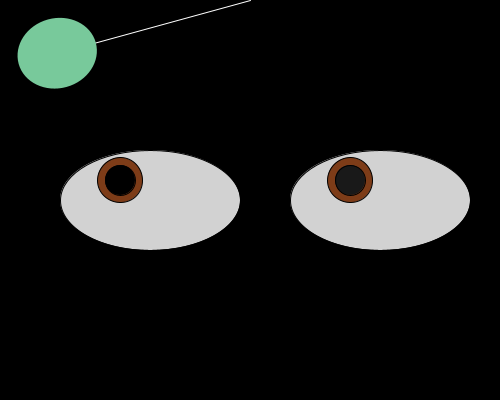
Frame 1 (no input)
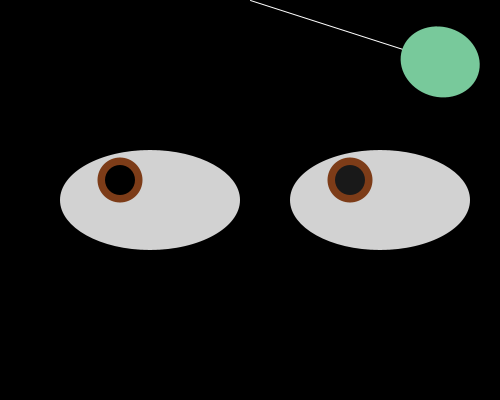
Frame 60 (the mouse pressed at the canvas centre just before this capture)
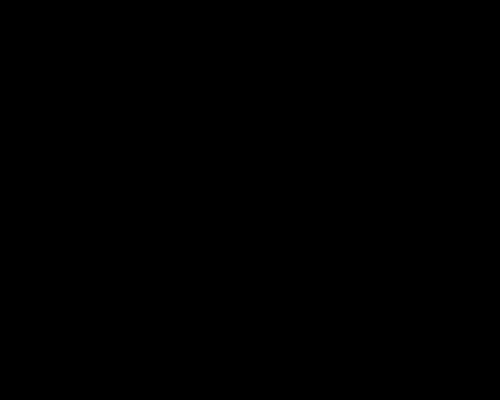
Frame 120 (the mouse held since frame 60 and released just before this capture)

The Processing sketch that drew these frames (run headless with seeded random() and noise(); from frame 60 on, the mouse is pressed at the canvas centre):

// Processing sketch: processing_94817
// ── processing_94817.pde

float amplitude = (PI)/2; //describes how high the pendulum will rotate around

 
void setup() {
  size(500, 400);// defines the size of the file
}
 
void draw() {
  background(0); //defines the background color
  //the eyes
  fill(210); //defines the color of the grey eyes
  ellipse(150, 200, 180, 100); //draw the left eye
  ellipse(380, 200, 180, 100); //draw the right eye
  
 //left eye
  float leftXpos = constrain(map( mouseX, 0, 500, 120, 250), 120, 380); //makes a constrain on how the inner eyes will move
  float leftYpos = constrain(map( mouseY, 0, 500, 180, 220), 180, 220); //makes a constrain on how the inner eyes will move
  //outer eye
  fill(125, 60, 24); //defines the color of the outer left eye
  ellipse(leftXpos, leftYpos, 45, 45); //draws the outer left eye
  //inner eye
  fill(0); //defines the color of the inner left eye
  ellipse(leftXpos, leftYpos, 30, 30); //draws the inner left eye
  
   //right eye
  float rightXpos = constrain(map( mouseX, 0, 500, 350, 450), 350, 450); //makes a constrain on how the inner eyes will move
  float rightYpos = constrain(map( mouseY, 0, 500, 180, 220), 180, 220); //makes a constrain on how the inner eyes will move
  //outer eye
  fill(125, 60, 24); //defines the color of the outer right eye
  ellipse(rightXpos, rightYpos, 45, 45); //draws the outer right eye
  //inner eye
  fill(25); //defines the color of the inner right eye
  ellipse(rightXpos, rightYpos, 30, 30); //draws the inner right eye

  //the pendulum
  float around = (amplitude*cos(millis()/350.0)); //defines the amplitude the pendulum will rotate in
  translate(width/2, 0); //defines how far the pendulum rotates
  rotate(around); //rotates the pendulum by the variable around
  stroke(255); //defines the stroke of the line
  line(0, 0, 0, 200); //draws the line
  fill(120, 201, 155); //defines the color of the circle
  noStroke(); //makes it have no stroke
  ellipse(0, 200, 70, 80); //draws the circle
  
  //this makes the eyes appear to "blink"
  if (mousePressed) {
    background(0); //makes the background to 0
  }

}
